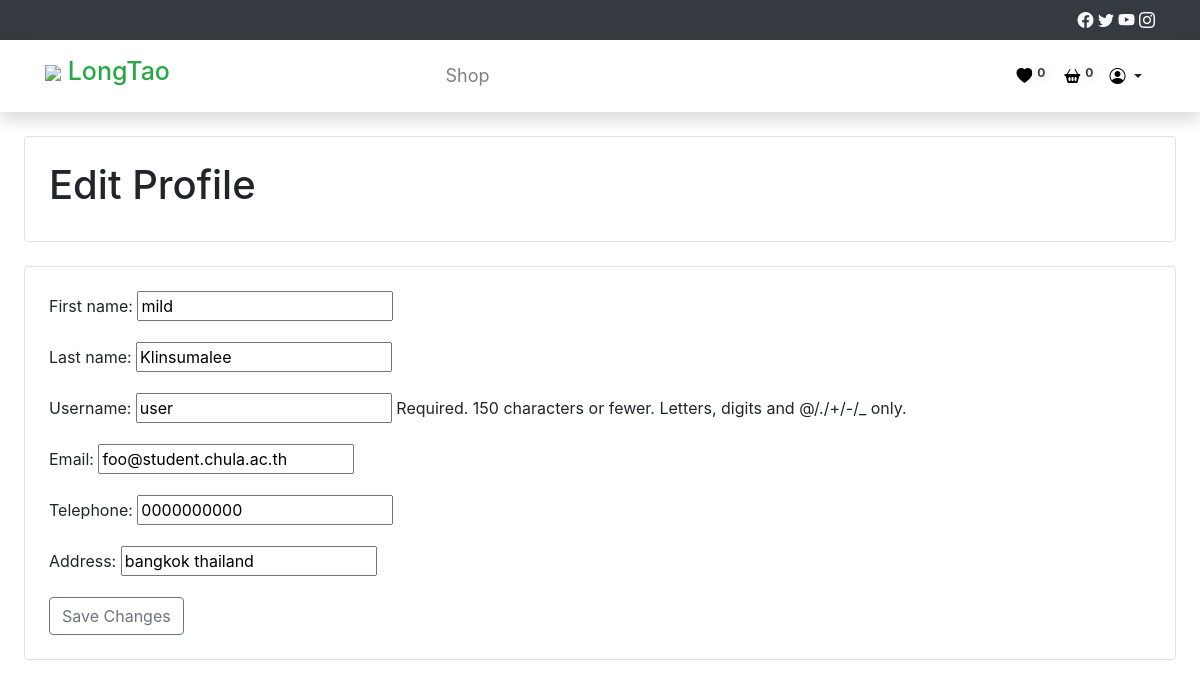
The page /profile/edit/ (signed in) on the database its author committed.
### Core/models.py (models this page shows)
class User(AbstractUser):
    email = models.EmailField(unique=True,validators=[chula_email_validator])
    telephone = models.CharField(max_length=10, null=False, unique=True, validators=[
        RegexValidator(
            regex=r'^0\d{9}$',
            message='Telephone number must start with 0 and have 10 digits',
            code='invalid_telephone'
        )
    ])
    address = models.CharField(max_length=200, null=True,)

### Core/views.py (the view)
# urls.py: path('profile/edit/', edit_profile, name='edit_profile'),
def edit_profile(request):
    user = request.user
    if request.method == 'POST':
        form = EditProfileForm(request.POST, instance=user)
        if form.is_valid():
            form.save()
            return redirect('Core:profile')
    else:
        form = EditProfileForm(instance=user)
    return render(request, 'edit_profile.html', {'form': form})

### Core/forms.py
class EditProfileForm(forms.ModelForm):
    class Meta:
        model = User
        fields = ['first_name', 'last_name', 'username', 'email', 'telephone', 'address']

### Core/templates/edit_profile.html (shortened to what this page needs)
{% extends 'Buyer_base.html' %}
{% block content %}
<div class="border rounded p-4 m-4">
    <h1>Edit Profile</h1>
</div>
<div class="border rounded p-4 m-4">
    <form method="post" action="{% url 'Core:edit_profile' %}">
        {{ form.as_p }}
        <button type="submit" class="btn btn-outline-secondary" >Save Changes</button>
    </form>
</div>
{% endblock %}

### rows shown on the page
User: first_name "mild", last_name "Klinsumalee", username "user", email "foo@student.chula.ac.th", telephone "0000000000", address "bangkok thailand"

### other values the page prints
{{ request.session.cart.keys|length }} "0"
